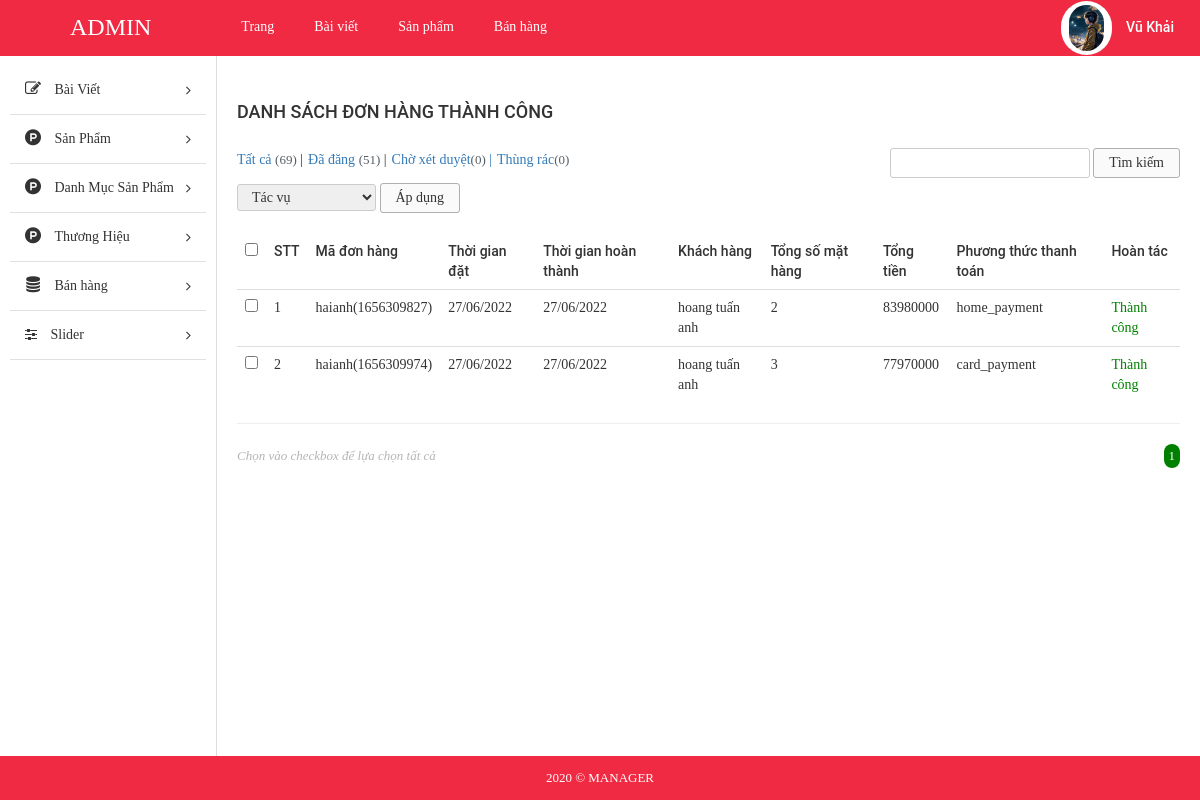
The page /admin/index.php?modules=orders&controllers=index&action=list (signed in) on the database its author committed.
### tables this page shows
CREATE TABLE `tbl_order` (
  `id` int(11) NOT NULL,
  `custom_id` int(11) NOT NULL,
  `total_price` float NOT NULL,
  `total_num_product` int(11) NOT NULL,
  `create_date` varchar(255) NOT NULL,
  `note` text NOT NULL,
  `payment_method` varchar(255) NOT NULL,
  `status` enum('Thành công','Chờ xác nhận','Hủy','') NOT NULL,
  `id_cart` int(11) NOT NULL,
  `time` varchar(255) NOT NULL,
  `code` varchar(255) NOT NULL,
  `date_confirm` varchar(255) NOT NULL
);

### admin/libraries/database.php (called while the page is built, shortened)
<?php
function db_query($query_string) {
    global $conn;
    $result = mysqli_query($conn, $query_string);
    return $result;
}
function db_fetch_row($query_string) {
    $mysqli_result = db_query($query_string);
    $result = mysqli_fetch_assoc($mysqli_result);
    return $result;
}
function db_fetch_array($query_string) {
    $result = array();
    $mysqli_result = db_query($query_string);
    while ($row = mysqli_fetch_assoc($mysqli_result)) {
        $result[] = $row;
    }
    return $result;
}

### admin/modules/orders/models/indexModel.php (called while the page is built, shortened)
<?php
function getAllOrder(){
	return db_fetch_array("SELECT * FROM `tbl_order` WHERE `status` ='Thành công'");
}
function getNameCus($id){
	$data = db_fetch_row("SELECT * FROM `tbl_customer` WHERE `id` = '$id'");
	return $data['fullname'];
}
 ?>

### admin/modules/orders/controllers/indexController.php (called while the page is built, shortened)
<?php
function listAction() {
	$data_tmp = getAllOrder();
	foreach ($data_tmp as $key => $value) {
		$data_tmp[$key]['fullname'] = getNameCus($data_tmp[$key]['custom_id']);
	}
	if(!empty($_GET['page'])){
		$page = $_GET['page'];
	}else{
		$page =1;
	}
	$numProduct = count($data_tmp);
	$productOnPage = 5;
	$num = ceil($numProduct/$productOnPage);
	$start = ($page - 1) * $productOnPage;
	$res =[];
	for ($i=$start; $i < $start+$productOnPage; $i++) {
		if(isset($data_tmp[$i]))
        $res[] = $data_tmp[$i];
	};
	$data = [$res, $num, $page];
	load_view('list',$data);
}
?>

### admin/core/router.php (called while the page is built, shortened)
<?php
$action_name = get_action().'Action';
call_function(array('construct', $action_name));

### admin/core/appload.php (called while the page is built, shortened)
<?php
require CONFIGPATH . DIRECTORY_SEPARATOR . 'database.php';
require LIBPATH . DIRECTORY_SEPARATOR . 'database.php';
require COREPATH . DIRECTORY_SEPARATOR . 'base.php';
require COREPATH . DIRECTORY_SEPARATOR . 'router.php';

### admin/index.php (called while the page is built, shortened)
<?php
require COREPATH.DIRECTORY_SEPARATOR.'appload.php';

### admin/modules/orders/views/listView.php (the view, shortened to what this page needs)
<div id="main-content-wp" class="list-product-page">
    <div class="wrap clearfix">
        <div id="content" class="fl-right">
            <div class="section" id="title-page">
                <div class="clearfix">
                    <h3 id="index" class="fl-left">Danh sách đơn hàng thành công</h3>
                </div>
            </div>
            <div class="section" id="detail-page">
                <div class="section-detail">
                    <div class="filter-wp clearfix">
                        <ul class="post-status fl-left">
                            <li class="all"><a href="">Tất cả <span class="count">(69)</span></a> |</li>
                            <li class="publish"><a href="">Đã đăng <span class="count">(51)</span></a> |</li>
                            <li class="pending"><a href="">Chờ xét duyệt<span class="count">(0)</span> |</a></li>
                            <li class="pending"><a href="">Thùng rác<span class="count">(0)</span></a></li>
                        </ul>
                        <form method="GET" class="form-s fl-right">
                            <input type="text" name="s" id="s">
                            <input type="submit" name="sm_s" value="Tìm kiếm">
                        </form>
                    </div>
                    <div class="actions">
                        <form method="GET" action="" class="form-actions">
                            <select name="actions">
                                <option value="0">Tác vụ</option>
                            </select>
                            <input type="submit" name="sm_action" value="Áp dụng">
                        </form>
                    </div>
                    <div class="table-responsive">
                        <table class="table list-table-wp">
                            <thead>
                                <tr>
                                    <td><input type="checkbox" name="checkAll" id="checkAll"></td>
                                    <td><span class="thead-text">STT</span></td>
                                    <td><span class="thead-text">Mã đơn hàng</span></td>
                                    <td><span class="thead-text">Thời gian đặt</span></td>
                                    <td><span class="thead-text">Thời gian hoàn thành</span></td>
                                    <td><span class="thead-text">Khách hàng</span></td>
                                    <td><span class="thead-text">Tổng số mặt hàng</span></td>
                                    <td><span class="thead-text">Tổng tiền</span></td>
                                    <td><span class="thead-text">Phương thức thanh toán</span></td>
                                    <td><span class="thead-text">Hoàn tác</span></td>
                                </tr>
                            </thead>
                            <tbody>
                                <?php if(!empty($data['0'])) foreach ($data['0'] as $key => $value) {?>
                                <tr>
                                    <td><input type="checkbox" name="checkItem" class="checkItem"></td>
                                    <td><span class="tbody-text"><?php echo ($key +1); ?></span></td>
                                    <td><span class="tbody-text"><?php  echo $value['code']; ?></span></td>
                                    <td><span class="tbody-text"><?php  echo $value['create_date']; ?></span></td>
                                    <td><span class="tbody-text"><?php  echo $value['date_confirm']; ?></span></td>
                                    <td><span class="tbody-text"><?php  echo $value['fullname']; ?></span></td>
                                    <td><span class="tbody-text"><?php  echo $value['total_num_product']; ?></span></td>
                                    <td><span class="tbody-text"><?php  echo $value['total_price']; ?></h3></span>
                                    <td><span class="tbody-text"><?php  echo $value['payment_method']; ?></span></td>
                                    <td><span class="tbody-text" style="color: green;">Thành công</span></td>
                                </tr>
                                <?php }; ?>
                            </tbody>
                        </table>
                        <hr>
                    </div>
                </div>
            </div>
            <div class="section" id="paging-wp">
                <div class="section-detail clearfix">
                    <p id="desc" class="fl-left">Chọn vào checkbox để lựa chọn tất cả</p>
                    <ul id="list-paging" class="fl-right">
                        <?php for ($i=1; $i <= $data['1'] ; $i++) { ?>
                        <li>
                            <a <?php if($i == $data['2']) echo 'style="background-color: green;color:white; border-radius:300px;"';  ?>  href="?modules=products&controllers=index&action=list&page=<?php echo $i; ?>" title=""><?php echo $i; ?></a>
                        </li>
                        <?php }; ?>
                    </ul>
                </div>
            </div>
        </div>
    </div>
</div>

### admin/core/base.php (shortened to what this page needs)
<?php
function get_module() {
    global $config;
    $module = isset($_GET['modules']) ? $_GET['modules'] : $config['default_module'];
    return $module;
}
function call_function($list_function = array()) {
    if (is_array($list_function)) {
        foreach ($list_function as $f) {
            if (function_exists($f())) {
                $f();
            }
        }
    }
}
function load_view($name, $data_send = array()) {
    $data = $data_send;
    $path = MODULESPATH . DIRECTORY_SEPARATOR . get_module() . DIRECTORY_SEPARATOR . 'views' . DIRECTORY_SEPARATOR . $name . 'View.php';
    if (file_exists($path)) {
        require $path;
    } else {
        echo "Không tìm thấy {$path}";
    }
}
function get_header($name = '') {
    global $data;
    if (empty($name)) {
        $name = 'header';
    } else {
        $name = "header-{$name}";
    }
    $path = LAYOUTPATH . DIRECTORY_SEPARATOR . $name . '.php';
    if (file_exists($path)) {
        if (is_array($data)) {
            foreach ($data as $key => $a) {
                $$key = $a;
            }
        }
        require $path;
    } else {
        echo "Không tìm thấy {$path}";
    }
}
function get_footer($name = '') {
    global $data;
    if (empty($name)) {
        $name = 'footer';
    } else {
        $name = "footer-{$name}";
    }
    $path = LAYOUTPATH . DIRECTORY_SEPARATOR . $name . '.php';
    if (file_exists($path)) {
        if (is_array($data)) {
            foreach ($data as $key => $a) {
                $$key = $a;
            }
        }
        require $path;
    } else {
        echo "Không tìm thấy {$path}";
    }
}
function get_sidebar($name = '') {
    global $data;
    if (empty($name)) {
        $name = 'sidebar';
    } else {
        $name = "sidebar-{$name}";
    }
    $path = LAYOUTPATH . DIRECTORY_SEPARATOR . $name . '.php';
    if (file_exists($path)) {
        if (is_array($data)) {
            foreach ($data as $key => $a) {
                $$key = $a;
            }
        }
        require $path;
    } else {
        echo "Không tìm thấy {$path}";
    }
}
?>

### admin/public/css/import/global.css (style rules this page uses)
body { font-family: "Roboto Regular"; font-size: 14px; line-height: 24px; color: #333; }
.fl-left { float: left; }
.fl-right { float: right; }
ul li { list-style: none!important; }
a { text-decoration: none!important; }

### admin/public/css/import/list_post.css (style rules this page uses)
#content { width: 82%; border-left: 1px solid #ddd; padding: 20px; }
#index { font-family: 'Roboto Medium'; font-weight: normal; text-transform: uppercase; font-size: 18px; padding: 24px 0px; }
.list-table-wp thead tr td { font-family: 'Roboto Medium'; font-weight: normal; }
#paging-wp #desc { font-size: 13px; color: #b5b5b5; font-style: italic; }
#list-paging li { float: left; }
#list-paging li a { display: inline-block; color: #555; font-size: 13px; padding: 0px 5px; }
.filter-wp { margin-bottom: 5px; }
.actions { margin-bottom: 20px; }
.post-status li { float: left; font-size: 14px; margin-right: 5px; }
.post-status li .count { color: #555d66; font-size: 13px; display: inline-block; }
.form-s input[type="text"], .form-actions select { border-radius: 3px; border: 1px solid #ccc; padding: 2px 10px; }
.form-s input[type="submit"], .form-actions input[type="submit"] { border-radius: 3px; border: 1px solid #afafaf; padding: 2px 15px; background: #fafafa; }
.form-actions select { padding: 4px 10px; }

### admin/public/css/import/menu.css (style rules this page uses)
.actions select { border-radius: 3px; border: 1px solid #ccc; padding: 4px 10px; }

### admin/public/css/import/detail_order.css (style rules this page uses)
.table { margin-bottom: 0!important; }

### rows shown on the page
tbl_order: code "haianh(1656309827)", create_date "27/06/2022", date_confirm "27/06/2022", fullname "hoang tuấn anh", total_num_product "2", total_price "83980000", payment_method "home_payment"
tbl_order: code "haianh(1656309974)", create_date "27/06/2022", date_confirm "27/06/2022", fullname "hoang tuấn anh", total_num_product "3", total_price "77970000", payment_method "card_payment"
